Frame 1 (no input): blank canvas, image omitted
Frame 60 (the mouse pressed at the canvas centre just before this capture): blank canvas, image omitted
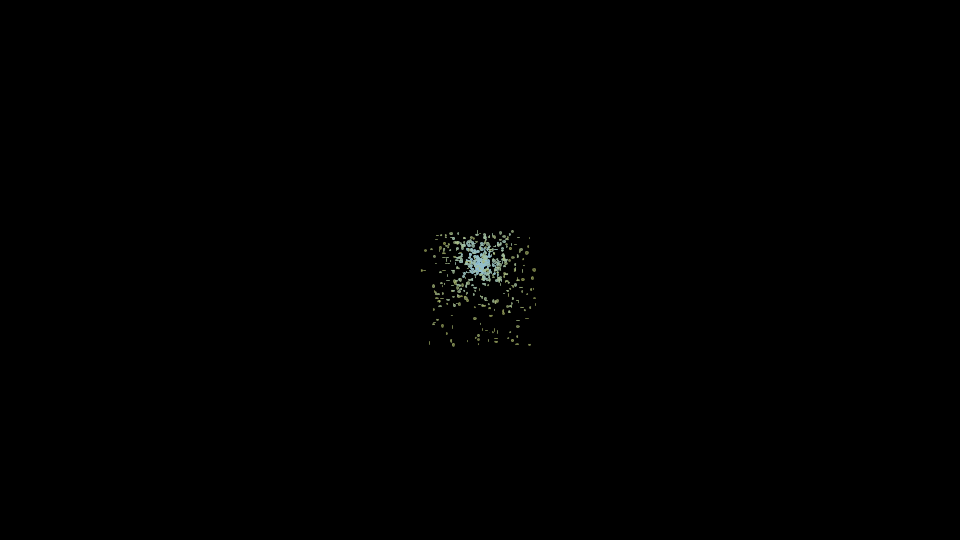
Frame 120 (the mouse held since frame 60 and released just before this capture)

The Processing sketch whose frames 1 and 60 were blank and that drew this single picture after the mouse press (run headless with seeded random() and noise(); from frame 60 on, the mouse is pressed at the canvas centre):

// Processing sketch: ParticleSystem
// ── ParticleSystem.pde
ArrayList<Particle> particles;
/*We learn
    add()
    get()
    remove()
    size()
*/

void setup(){
  size(960,540);
  particles = new ArrayList<Particle>();
  
  //We actually put particles in the Array at here.
  //for(int i = 0; i < 10; i++){
  //  particles.add(new Particle(new PVector(width/2, height/2)));
  //}
}

void draw(){
  background(0);
  frameRate(60);
  
  if(mousePressed){
  //If we write this below here, system create particles infinitely without remove()
    for(int i = 0; i < 10; i++){
      particles.add(new Particle(new PVector(float(mouseX), float(mouseY))));
    }
  }
  
    /*If we counting up, there is possibility to crash.
    if there is particle index 0 to 5, and element in index 2 has just dead, 
    elements in after the index 2 is going to sift. Eventually, new element which
    came to index2 will not be checked, so they won't dead.*/
    for(int i = particles.size()-1; i >= 0; i--){
      Particle p = particles.get(i);
      p.fall();
      p.display();
      
      if(p.isDead()){
        particles.remove(i);
      }
    }
    
  
    
    
  
  
  //Sadly, with enhanced loop, we can't modify or manipulate these elements
  //for(Particle p : particles){
  //  p.excute();
  //}
 
  }

// ── Particle.pde
class Particle{
  PVector location;
  PVector velocity;
  PVector acceleration;
  float lifespan;
  float lifespanOffset = 2.0;
  float R = 170;
  float G = 220;
  float B = 255;
  float BlurValue = 0;
  
  Particle(PVector l){
    location = l.get();
    velocity = new PVector(random(-1, 1), random(-2, 0));
    acceleration = new PVector(0, 0.05);
    lifespan = 255;
  }
  
  void excute(){
    fall();
    display();
  }
  
  
  void fall(){
    velocity.add(acceleration);
    location.add(velocity);
    lifespan -= lifespanOffset;
  }

  //float ColorROffset = map(R, 0, lifespan, 0, 255-R);
  void display(){
    stroke(R-30, G-30, lifespan-30, lifespan);
    fill(R-30, G-30, lifespan-30, lifespan);
    
    ellipse(location.x, location.y, random(3), random(3));
    B -= lifespanOffset;
    R += lifespanOffset/3;
    
    //TOO HEAVY THIS EFFECT!!!
    //float BlurValue = map(lifespanOffset, 0, 255, 0, 3);
    //filter(BLUR, BlurValue);
  }
  
  boolean isDead(){
    if(lifespan <= 0.0){
      return true;
    }else{
      return false;
    }
  }
}
